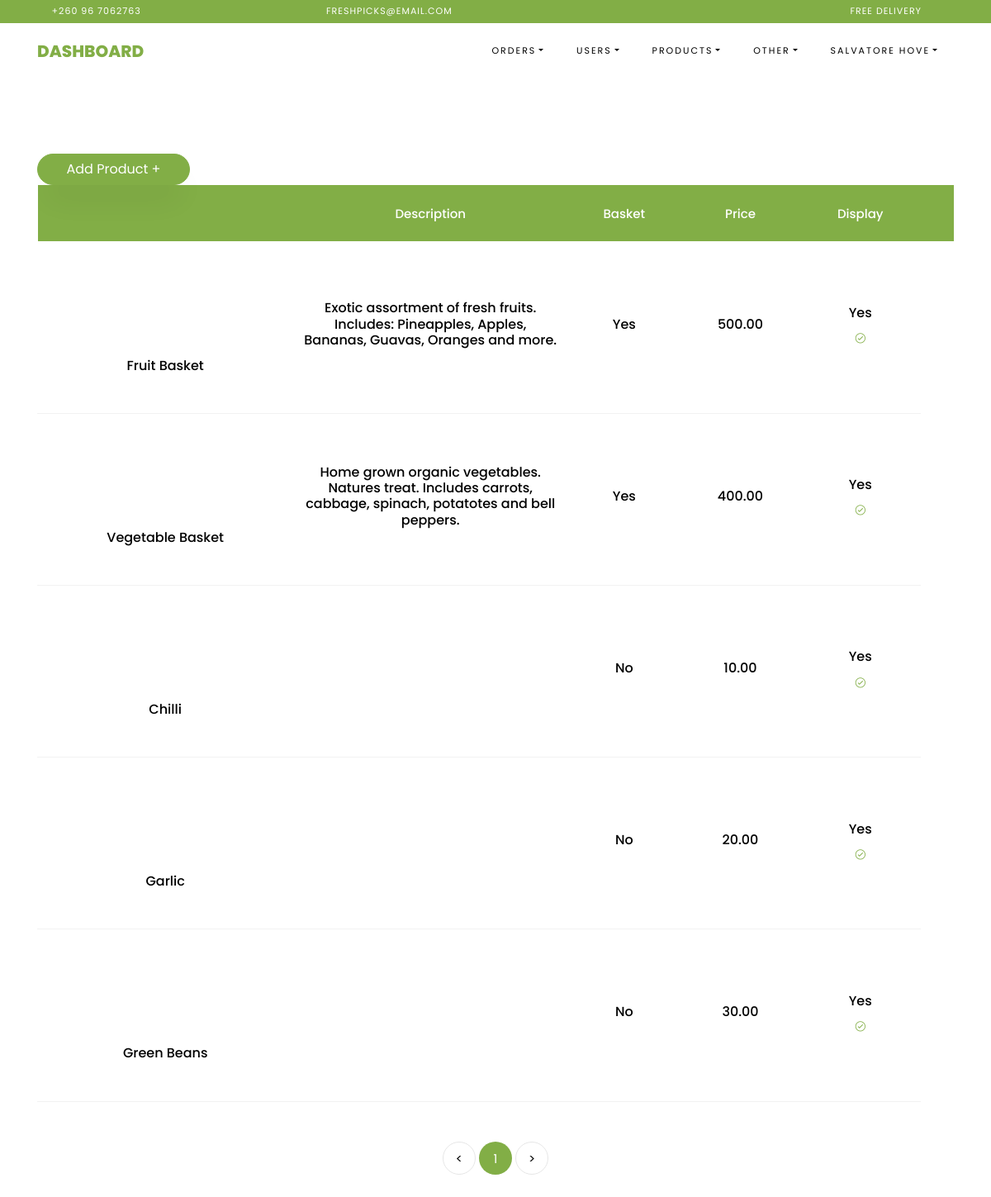
The page /admin/products (signed in) on the database its author committed.
### freshpicks/databaseModels.py (models this page shows, shortened)
class Products(db.Model):
    id = db.Column(db.Integer, primary_key=True, autoincrement=True, unique=True)
    name = db.Column(db.String(), unique=True, nullable=False)
    description = db.Column(db.String(), nullable=True)
    price = db.Column(db.Float(), nullable=False)
    image_location = db.Column(db.String(), unique=True, nullable=False)
    is_basket_item = db.Column(db.Boolean(), default=False, nullable=False)
    is_displayed = db.Column(db.Boolean(), default=False, nullable=False)

### freshpicks/admins/routes.py (the view, shortened to what this page needs)
@admins.route('/admin/<path:view>')
def admin_view(view):
    if not g.admins:
        return redirect(url_for('.admin'))
    page = request.args.get('page', 1, type=int)
    if "orders" in view:
        orders = ""  # need this to handle the filter in the view
        order_type = "all_orders"
        if view == "pending_orders":
            orders = Orders.query.filter_by(status="pending").paginate(per_page=PER_PAGE_VIEW, page=page)
            order_type = "pending_orders"
        if view == "completed_orders":
            orders = Orders.query.filter_by(status="complete").paginate(per_page=PER_PAGE_VIEW, page=page)
            order_type = "completed_orders"
        elif view == "cancelled_orders":
            orders = Orders.query.filter_by(status="cancel").paginate(per_page=PER_PAGE_VIEW, page=page)
            order_type = "cancelled_orders"
        elif view == "all_orders":
            orders = Orders.query.paginate(per_page=PER_PAGE_VIEW, page=page)
        return render_template('admin/manage_orders.html', order_type=order_type, orders_list=orders)
    elif view == "customers":
        customer_list = Customers.query.order_by(Customers.fullname.asc()).paginate(per_page=PER_PAGE_VIEW, page=page)
        return render_template('admin/manage_customers.html', customer_list=customer_list)
    elif view == "admin_users":
        admin_list = AdminUsers.query.order_by(AdminUsers.username.asc()).paginate(per_page=PER_PAGE_VIEW, page=page)
        return render_template('admin/manage_users.html', admin_list=admin_list)
    elif view == "products":
        product_list = Products.query.order_by(Products.is_basket_item.desc(), Products.name.asc()).paginate(
            per_page=PER_PAGE_VIEW, page=page)
        return render_template('admin/manage_products.html', product_list=product_list)
    return render_template('admin/manage_products.html', product_list=[])

### freshpicks/admins/routes.py (called while the page is built)
@admins.before_request
def before_request():
    g.admins = None
    if 'admin_username' in session:
        g.admins = session['admin_username']

### freshpicks/templates/admin/manage_products.html
{% extends 'admin/admin_template.html' %}
{% block navbar %}Dashboard{% endblock %}
{% block content %}
    <section class="ftco-section ftco-cart">
        <div class="container">
            <div class="row">
                <div class="col-md-12 ftco-animate">
                    <div class="cart-list">
                        <div>
                            <a type="button" class="col-md-2 btn btn-primary" href="{{ url_for('.add_product') }}">
                                Add Product +
                            </a>
                        </div>
                        <table class="table">
                            <thead class="thead-primary">
                            <tr class="text-center">
                                <th></th>
                                <th>Description</th>
                                <th>Basket</th>
                                <th>Price</th>
                                <th>Display</th>
                                <th></th>
                            </tr>
                            </thead>
                            <tbody>
                            {% if product_list %}
                                {% for item in product_list.items %}
                                    <tr class="text-center">
                                        <td class="image-prod">
                                            <div class="img"
                                                 style="background-image:url({{ item.image_location }});">
                                            </div>
                                            <h6>{{ item.name }}</h6>
                                        </td>
                                        <td class="product-name">
                                            <h6>{{ item.description }}</h6>
                                        </td>
                                        <td class="product-category">
                                            <h6>{{ "Yes" if item.is_basket_item else "No" }}</h6>
                                        </td>
                                        <td class="product-category">
                                            <h6>{{ "%.2f"|format(item.price) }}</h6>
                                        </td>
                                        <td class="product-category">
                                            <a href="{{ url_for('.toggle_product_display', product_id=item.id) }}"
                                               class="alert-link">
                                                {% if  item.is_displayed %}
                                                    <h6>{{ "Yes" }}</h6>
                                                    <span class="ion-ios-checkmark-circle-outline"></span>
                                                {% else %}
                                                    <h6>{{ "No" }}</h6>
                                                    <span class="ion-ios-close-circle-outline"></span>
                                                {% endif %}
                                            </a>
                                        </td>
                                    </tr>
                                {% endfor %}
                            {% endif %}
                            </tbody>
                        </table>
                        <div class="row mt-5">
                            <div class="col text-center">
                                <div class="block-27">
                                    <ul>
                                        <li><a href="#">&lt;</a></li>
                                        {% for page_num in product_list.iter_pages(left_edge=1, right_edge=1, left_current=1, right_current=2) %}
                                            {% if page_num %}
                                                {% if product_list.page == page_num %}
                                                    <li class="active"
                                                        href="{{ url_for('.admin_view', view='products', page=page_num) }}">
                                                        <span>{{ page_num }}</span></li>
                                                {% else %}
                                                    <li>
                                                        <a href="{{ url_for('.admin_view', view='products', page=page_num) }}">{{ page_num }}</a>
                                                    </li>
                                                {% endif %}
                                            {% else %}
                                                <li>
                                                    <a href="{{ url_for('.admin_view', view='products', page=right_edge) }}">...</a>
                                                </li>
                                            {% endif %}
                                        {% endfor %}
                                        <li><a href="#">&gt;</a>
                                        </li>
                                    </ul>
                                </div>
                            </div>
                        </div>
                    </div>
                </div>
            </div>
        </div>
    </section>
{% endblock %}

### freshpicks/templates/admin/admin_template.html (shortened to what this page needs)
<!DOCTYPE html>
<html lang="en">
<head>
    <link rel="stylesheet" href="../../static/css/open-iconic-bootstrap.min.css">
    <link rel="stylesheet" href="../../static/css/animate.css">
    <link rel="stylesheet" href="../../static/css/owl.carousel.min.css">
    <link rel="stylesheet" href="../../static/css/owl.theme.default.min.css">
    <link rel="stylesheet" href="../../static/css/magnific-popup.css">
    <link rel="stylesheet" href="../../static/css/aos.css">
    <link rel="stylesheet" href="../../static/css/ionicons.min.css">
    <link rel="stylesheet" href="../../static/css/bootstrap-datepicker.css">
    <link rel="stylesheet" href="../../static/css/jquery.timepicker.css">
    <link rel="stylesheet" href="../../static/css/flaticon.css">
    <link rel="stylesheet" href="../../static/css/icomoon.css">
    <link rel="stylesheet" href="../../static/css/style.css">
</head>
<body class="goto-here">
<div class="py-1 bg-primary">
    <div class="container">
        <div class="row no-gutters d-flex align-items-start align-items-center px-md-0">
            <div class="col-lg-12 d-block">
                <div class="row d-flex">
                    <div class="col-md pr-4 d-flex topper align-items-center">
                        <div class="icon mr-2 d-flex justify-content-center align-items-center"><span
                                class="icon-phone2"></span></div>
                        <span class="text">+260 96 7062763</span>
                    </div>
                    <div class="col-md pr-4 d-flex topper align-items-center">
                        <div class="icon mr-2 d-flex justify-content-center align-items-center"><span
                                class="icon-paper-plane"></span></div>
                        <span class="text">freshpicks@email.com</span>
                    </div>
                    <div class="col-md-5 pr-4 d-flex topper align-items-center text-lg-right">
                        <span class="text">Free delivery</span>
                    </div>
                </div>
            </div>
        </div>
    </div>
</div>
<nav class="navbar navbar-expand-lg navbar-dark ftco_navbar bg-dark ftco-navbar-light" id="ftco-navbar">
    <div class="container">
        <a class="navbar-brand" href="{{ url_for('main.home') }}">{% block navbar %}{% endblock %}</a>
        <div class="collapse navbar-collapse" id="ftco-nav">
            <ul class="navbar-nav ml-auto">
                <li class="nav-item dropdown">
                    <a class="nav-link dropdown-toggle" href="#" id="dropdown04" data-toggle="dropdown"
                       aria-haspopup="true" aria-expanded="false">Orders</a>
                </li>
                <li class="nav-item dropdown">
                    <a class="nav-link dropdown-toggle" href="#" id="dropdown04" data-toggle="dropdown"
                       aria-haspopup="true" aria-expanded="false">Users</a>
                </li>
                <li class="nav-item dropdown">
                    <a class="nav-link dropdown-toggle" href="#" id="dropdown04" data-toggle="dropdown"
                       aria-haspopup="true" aria-expanded="false">Products</a>
                </li>
                <li class="nav-item dropdown">
                    <a class="nav-link dropdown-toggle" href="#" id="dropdown04" data-toggle="dropdown"
                       aria-haspopup="true" aria-expanded="false">Other</a>
                </li>
                {% if g.admins %}
                    <li class="nav-item dropdown">
                        <a class="nav-link dropdown-toggle" href="#" id="dropdown04" data-toggle="dropdown"
                           aria-haspopup="true" aria-expanded="false">{{ session['name'] }}</a>
                    </li>
                {% else: %}
                    <li class="nav-item"><a href="{{ url_for('admins.admin') }}" class="nav-link">Login</a></li>
                {% endif %}
            </ul>
        </div>
    </div>
</nav>
{% block content %} {% endblock %}
</body>
</html>

### freshpicks/static/css/icomoon.css (style rules this page uses)
[class^="icon-"], [class*=" icon-"] { font-family: 'icomoon' !important; speak: none; font-style: normal; font-weight: normal; font-variant: normal; text-transform: none; line-height: 1; -webkit-font-smoothing: antialiased; -moz-osx-font-smoothing: grayscale; }
.icon-paper-plane:before { content: "\f1d8"; }
.icon-phone2:before { content: "\e0cd"; }

### rows shown on the page
Products: name "Fruit Basket", description "Exotic assortment of fresh fruits. Includes: Pineapples, Apples, Bananas, Guavas, Oranges and more.", is_basket_item "Yes", price "500.00", value "Yes"
Products: name "Vegetable Basket", description "Home grown organic vegetables. Natures treat. Includes carrots, cabbage, spinach, potatotes and bell peppers.", is_basket_item "Yes", price "400.00", value "Yes"
Products: name "Chilli", is_basket_item "No", price "10.00", value "Yes"
Products: name "Garlic", is_basket_item "No", price "20.00", value "Yes"
Products: name "Green Beans", is_basket_item "No", price "30.00", value "Yes"

### other values the page prints
{{ session['name'] }} "SALVATORE HOVE"
{{ page_num }} "1"
